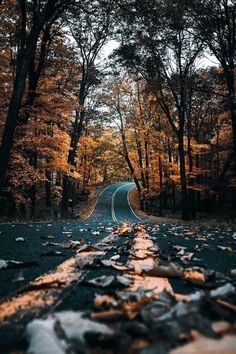
#> input picture barf.jpg, 236 x 354 px, found by its file name
$ python contrst.py
#> lines starting #> are read from the running program, lines starting #| are printed output that depends on the picture
import cv2
import numpy as np
from matplotlib import pyplot as plt

img = cv2.imread("C:\\python_programming\\tamrin6\\barf.jpg")
#> img is the input picture: shape (354, 236, 3); mean B, G, R 58.8, 63.8, 67.3
gray = cv2.cvtColor(img, cv2.COLOR_BGR2GRAY)
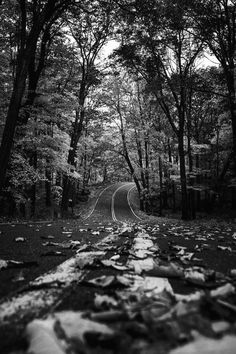
#> gray: shape (354, 236); min 0, max 255, mean 64.3
hist_gray = cv2.calcHist([gray],[0], None, [256], [0, 255])
#> hist_gray = 256 values, max 1128 at index 28, min 0 at index 255, mean 326.2

equ_gray = cv2.equalizeHist(gray)
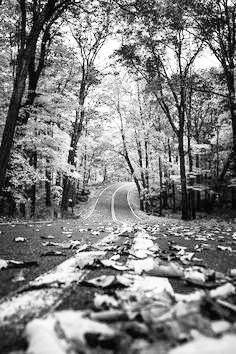
#> equ_gray: shape (354, 236); min 0, max 255, mean 128.3
hist_equ = cv2.calcHist([equ_gray], [0], None, [256], [0,255])
#> hist_equ = 256 values, max 1128 at index 79, min 0 at index 4, mean 325.5

CLAHE_default = cv2.createCLAHE()
CLAHE_equ_def = CLAHE_default.apply(gray)
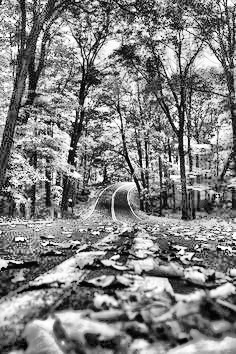
#> CLAHE_equ_def: shape (354, 236); min 0, max 255, mean 129.1
hist_def = cv2.calcHist([CLAHE_equ_def], [0], None, [256], [0,255])
#> hist_def = 256 values, max 411 at index 81, min 0 at index 255, mean 325.9

CLAHE_select = cv2.createCLAHE(clipLimit= 3.0, tileGridSize= (5,5))
CLAHE_equ_sele = CLAHE_select.apply(gray)
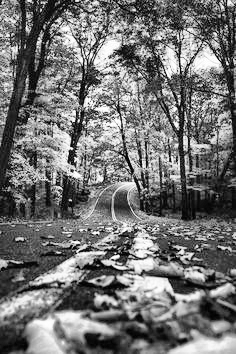
#> CLAHE_equ_sele: shape (354, 236); min 0, max 255, mean 114.5
hist_sele = cv2.calcHist([CLAHE_equ_sele], [0], None, [256], [0,255])
#> hist_sele = 256 values, max 504 at index 36, min 0 at index 255, mean 326

plt.subplot(241), plt.imshow (gray, "gray")
plt.title("original image"), plt.axis("off")

plt.subplot(242), plt.imshow (equ_gray, "gray")
plt.title("Normal equalization"), plt.axis("off")

plt.subplot(243), plt.imshow (CLAHE_equ_def, "gray")
plt.title("Normal equalization"), plt.axis("off")

plt.subplot(244), plt.imshow (CLAHE_equ_sele, "gray"),
plt.title("clahe equalization (select)"), plt.axis("off")

plt.subplot(245), plt.plot (hist_gray, "k")
plt.title("original image histogram")

plt.subplot(246), plt.plot (hist_equ, "k")
plt.title("normal image histogram"), plt.yticks ([])

plt.subplot(247), plt.plot (hist_def, "k")
plt.title("clahe (default) histogram"), plt.yticks ([])

plt.subplot(248), plt.plot (hist_sele, "k")
plt.title("clahe (select) histogram"), plt.yticks ([])

plt.xlim([0,256])
plt.show()
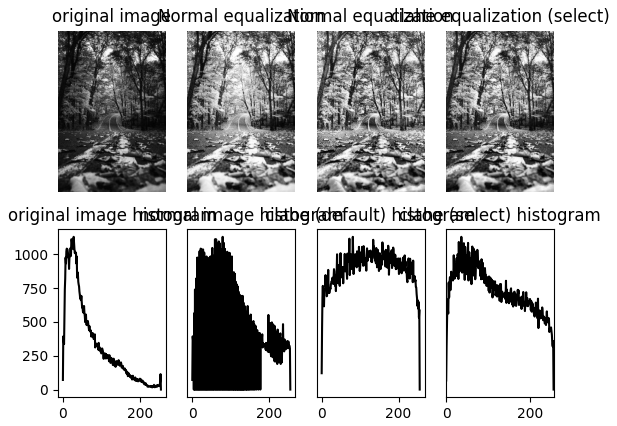
#> figure drawn by matplotlib, 8 panels; panel 5: curve peaks at x = 28, y = 1128
